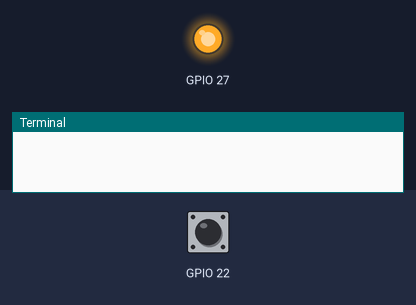
A program run on a simulated Raspberry Pi (BCM pin numbers). On the bench: output pins drawn as LEDs (lit = HIGH), the last lines printed to the terminal. Inputs (shaded band) come from the test bench; at power-on: GPIO 22 HIGH.

Above: at 1.2 s.
1.3 s: GPIO 22 pulled LOW for 0.15 s
At 2.6 s:
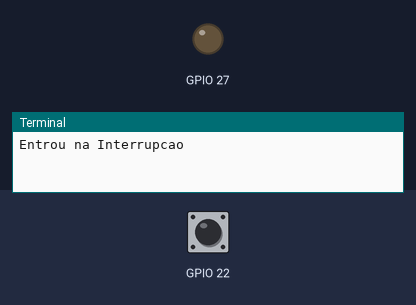
Timing chart, 0 to 10.4 s (numbered marks = the images above; inputs shaded):
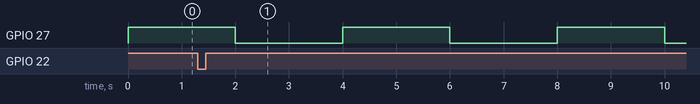

The program:

interrupcao.py
```python
#! /usr/bin/python
# -*- coding: utf-8 -*-
import RPi.GPIO as gpio
#import RPIO
import time
def rotina_interrupcao(gpio_pin):
    print("Entrou na Interrupcao")
gpio.setmode(gpio.BCM)
gpio.setup(27, gpio.OUT)
gpio.setup(22, gpio.IN, pull_up_down=gpio.PUD_UP)
gpio.add_event_detect(22, gpio.RISING, callback=rotina_interrupcao)
try:
 while True:
      gpio.output(27, gpio.HIGH)
      time.sleep(2)
      gpio.output(27, gpio.LOW)
      time.sleep(2)
except:
 gpio.cleanup()
exit()
```

Measured:
- by itself, GPIO 27: alternates HIGH for 2.0 s and LOW for 2.0 s
